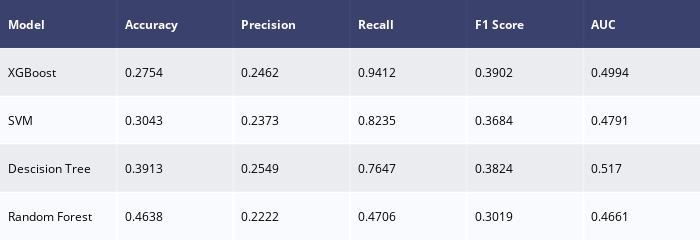

The cell this chart's notebook holds for it:
### Code cell
# Create table of accuracies for data with preprocessing AND binned values  
performance_preprossed_only = pd.DataFrame({
    'Model' : ['Descision Tree', 'Random Forest', 'SVM', 'XGBoost'],
    'Accuracy' : [round(DT_acc, 4), round(RF_acc, 4), round(SVM_acc, 4), round(XGB_acc, 4)],
    'Precision' : [round(DT_precision, 4), round(RF_precision, 4), round(SVM_precision, 4), round(XGB_precision, 4)],
    'Recall' : [round(DT_recall, 4), round(RF_recall, 4), round(SVM_recall, 4), round(XGB_recall, 4)],
    'F1 Score' : [round(DT_f1score, 4), round(RF_f1score, 4), round(SVM_f1score, 4), round(XGB_f1score, 4)],
    'AUC' : [round(DT_auc, 4), round(RF_auc, 4), round(SVM_auc, 4), round(XGB_auc, 4)]
})
performance_preprossed_only_df = performance_preprossed_only.sort_values(by='Recall', ascending=False)
# Model_comparison_df = Model_comparison_df.set_index('Accuracy Score (%)')
# Model_comparison_df.reset_index()

#create table of results
fig =  ff.create_table(performance_preprossed_only_df)
fig.update_layout(
    autosize=False,
    width=700,
    height=200,
)
fig.show()

### Figure 1 — Plotly figure (JSON) as saved in the notebook; plotly's stock layout.template omitted (floating-point values rounded to 4 significant figures)
{"data": [{"colorscale": [[0, "#00083e"], [0.5, "#ededee"], [1, "#ffffff"]], "hoverinfo": "none", "opacity": 0.75, "showscale": false, "type": "heatmap", "z": [[0, 0, 0, 0, 0, 0], [0.5, 0.5, 0.5, 0.5, 0.5, 0.5], [1, 1, 1, 1, 1, 1], [0.5, 0.5, 0.5, 0.5, 0.5, 0.5], [1, 1, 1, 1, 1, 1]]}], "layout": {"annotations": [{"align": "left", "font": {"color": "#ffffff"}, "showarrow": false, "text": "<b>Model</b>", "x": -0.45, "xanchor": "left", "xref": "x", "y": 0, "yref": "y"}, {"align": "left", "font": {"color": "#ffffff"}, "showarrow": false, "text": "<b>Accuracy</b>", "x": 0.55, "xanchor": "left", "xref": "x", "y": 0, "yref": "y"}, {"align": "left", "font": {"color": "#ffffff"}, "showarrow": false, "text": "<b>Precision</b>", "x": 1.55, "xanchor": "left", "xref": "x", "y": 0, "yref": "y"}, {"align": "left", "font": {"color": "#ffffff"}, "showarrow": false, "text": "<b>Recall</b>", "x": 2.55, "xanchor": "left", "xref": "x", "y": 0, "yref": "y"}, {"align": "left", "font": {"color": "#ffffff"}, "showarrow": false, "text": "<b>F1 Score</b>", "x": 3.55, "xanchor": "left", "xref": "x", "y": 0, "yref": "y"}, {"align": "left", "font": {"color": "#ffffff"}, "showarrow": false, "text": "<b>AUC</b>", "x": 4.55, "xanchor": "left", "xref": "x", "y": 0, "yref": "y"}, {"align": "left", "font": {"color": "#000000"}, "showarrow": false, "text": "XGBoost", "x": -0.45, "xanchor": "left", "xref": "x", "y": 1, "yref": "y"}, {"align": "left", "font": {"color": "#000000"}, "showarrow": false, "text": "0.2754", "x": 0.55, "xanchor": "left", "xref": "x", "y": 1, "yref": "y"}, {"align": "left", "font": {"color": "#000000"}, "showarrow": false, "text": "0.2462", "x": 1.55, "xanchor": "left", "xref": "x", "y": 1, "yref": "y"}, {"align": "left", "font": {"color": "#000000"}, "showarrow": false, "text": "0.9412", "x": 2.55, "xanchor": "left", "xref": "x", "y": 1, "yref": "y"}, {"align": "left", "font": {"color": "#000000"}, "showarrow": false, "text": "0.3902", "x": 3.55, "xanchor": "left", "xref": "x", "y": 1, "yref": "y"}, {"align": "left", "font": {"color": "#000000"}, "showarrow": false, "text": "0.4994", "x": 4.55, "xanchor": "left", "xref": "x", "y": 1, "yref": "y"}, {"align": "left", "font": {"color": "#000000"}, "showarrow": false, "text": "SVM", "x": -0.45, "xanchor": "left", "xref": "x", "y": 2, "yref": "y"}, {"align": "left", "font": {"color": "#000000"}, "showarrow": false, "text": "0.3043", "x": 0.55, "xanchor": "left", "xref": "x", "y": 2, "yref": "y"}, {"align": "left", "font": {"color": "#000000"}, "showarrow": false, "text": "0.2373", "x": 1.55, "xanchor": "left", "xref": "x", "y": 2, "yref": "y"}, {"align": "left", "font": {"color": "#000000"}, "showarrow": false, "text": "0.8235", "x": 2.55, "xanchor": "left", "xref": "x", "y": 2, "yref": "y"}, {"align": "left", "font": {"color": "#000000"}, "showarrow": false, "text": "0.3684", "x": 3.55, "xanchor": "left", "xref": "x", "y": 2, "yref": "y"}, {"align": "left", "font": {"color": "#000000"}, "showarrow": false, "text": "0.4791", "x": 4.55, "xanchor": "left", "xref": "x", "y": 2, "yref": "y"}, {"align": "left", "font": {"color": "#000000"}, "showarrow": false, "text": "Descision Tree", "x": -0.45, "xanchor": "left", "xref": "x", "y": 3, "yref": "y"}, {"align": "left", "font": {"color": "#000000"}, "showarrow": false, "text": "0.3913", "x": 0.55, "xanchor": "left", "xref": "x", "y": 3, "yref": "y"}, {"align": "left", "font": {"color": "#000000"}, "showarrow": false, "text": "0.2549", "x": 1.55, "xanchor": "left", "xref": "x", "y": 3, "yref": "y"}, {"align": "left", "font": {"color": "#000000"}, "showarrow": false, "text": "0.7647", "x": 2.55, "xanchor": "left", "xref": "x", "y": 3, "yref": "y"}, {"align": "left", "font": {"color": "#000000"}, "showarrow": false, "text": "0.3824", "x": 3.55, "xanchor": "left", "xref": "x", "y": 3, "yref": "y"}, {"align": "left", "font": {"color": "#000000"}, "showarrow": false, "text": "0.517", "x": 4.55, "xanchor": "left", "xref": "x", "y": 3, "yref": "y"}, {"align": "left", "font": {"color": "#000000"}, "showarrow": false, "text": "Random Forest", "x": -0.45, "xanchor": "left", "xref": "x", "y": 4, "yref": "y"}, {"align": "left", "font": {"color": "#000000"}, "showarrow": false, "text": "0.4638", "x": 0.55, "xanchor": "left", "xref": "x", "y": 4, "yref": "y"}, {"align": "left", "font": {"color": "#000000"}, "showarrow": false, "text": "0.2222", "x": 1.55, "xanchor": "left", "xref": "x", "y": 4, "yref": "y"}, {"align": "left", "font": {"color": "#000000"}, "showarrow": false, "text": "0.4706", "x": 2.55, "xanchor": "left", "xref": "x", "y": 4, "yref": "y"}, {"align": "left", "font": {"color": "#000000"}, "showarrow": false, "text": "0.3019", "x": 3.55, "xanchor": "left", "xref": "x", "y": 4, "yref": "y"}, {"align": "left", "font": {"color": "#000000"}, "showarrow": false, "text": "0.4661", "x": 4.55, "xanchor": "left", "xref": "x", "y": 4, "yref": "y"}], "autosize": false, "height": 200, "margin": {"b": 0, "l": 0, "r": 0, "t": 0}, "width": 700, "xaxis": {"dtick": 1, "gridwidth": 2, "showticklabels": false, "tick0": -0.5, "ticks": "", "zeroline": false}, "yaxis": {"autorange": "reversed", "dtick": 1, "gridwidth": 2, "showticklabels": false, "tick0": 0.5, "ticks": "", "zeroline": false}}}
